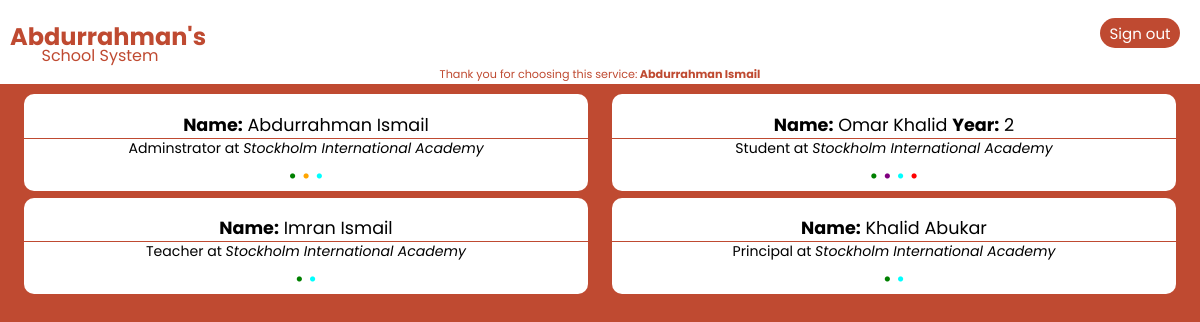
Page /database (signed in) on the committed database.
### webserver.py (models this page shows)
class User(UserMixin, db.Model):
    id = db.Column(db.Integer, primary_key=True)
    name = db.Column(db.String(50), unique=True)
    password = db.Column(db.Integer)
    date_created = db.Column(db.DateTime, default=datetime.now)
    online = db.Column(db.Boolean, default=False)
    year = db.Column(db.String(1))
    school = db.Column(db.String(50))
    admin = db.Column(db.Boolean, default=False)
    teacher = db.Column(db.Boolean, default=False)
    principal = db.Column(db.Boolean, default=False)
    verified = db.Column(db.Boolean, default=False)

### webserver.py (the view)
@app.route('/database')
def get_users():
    users = User.query.order_by(User.id).all()
    return render_template("users.html", users=users)

### webserver.py (called while the page is built)
@login_manager.user_loader
def get_user(ident):
  return User.query.get(int(ident))

### templates/users.html (shortened to what this page needs)
<!DOCTYPE html>
<html lang="en" dir="ltr">
  <head>
    <link rel="stylesheet" href="{{ url_for('static', filename='styles/style.css') }}">
  </head>
  <body>
    {% include "navbar.html" %}
    {% for user in users %}
    {% if user.school == current_user.school %}
      <div class="ur" style="animation: slide-to-left 2s 1; float: left; margin-bottom: 7px;">
        {% if user.admin == true %}
          <p style="margin-bottom: -5px; border-bottom: 1px solid #bf4a31;"><strong>Name:</strong> {{ user.name }}</p>
          <a style="color: black; font-size: 80%;">Adminstrator at <i>{{ user.school }}</i></a>
          <br>
        {% elif user.teacher == true %}
          <p style="margin-bottom: -5px; border-bottom: 1px solid #bf4a31;"><strong>Name:</strong> {{ user.name }}</p>
          <a style="color: black; font-size: 80%;">Teacher at <i>{{ user.school }}</i></a>
          <br>
        {% elif user.principal == true %}
          <p style="margin-bottom: -5px; border-bottom: 1px solid #bf4a31;"><strong>Name:</strong> {{ user.name }}</p>
          <a style="color: black; font-size: 80%;">Principal at <i>{{ user.school }}</i></a>
          <br>
        {% elif user.verified %}
          <p style="margin-bottom: -5px; border-bottom: 1px solid #bf4a31;"><strong>Name:</strong> {{ user.name }} <strong>Year:</strong> {{ user.year }}</p>
          <a style="color: black; font-size: 80%;">Student at <i>{{ user.school }}</i></a>
          <br>
        {% else %}
          <p style="margin-bottom: -5px; border-bottom: 1px solid #bf4a31;"><strong>Name:</strong> {{ user.name }} <strong>Year:</strong> {{ user.year }}</p>
          <a style="color: black; font-size: 80%;">Applying for <i>{{ user.school }}</i></a>
          <br>
        {% endif %}
        {% if user.verified %}
          <a style="color: green; font-size: 120%;">•</a>
          {% if user.admin == False and current_user.admin == True and user.teacher == False  and user.principal == False %}
          <a style="color: purple; font-size: 120%;" href="unverify/{{ user.id }}">•</a>
          {% endif %}
        {% elif user.admin == False and current_user.admin == True and user.teacher == False  and user.principal == False %}
          <a style="color: purple; font-size: 120%;" href="verify/{{ user.id }}">•</a>
        {% endif %}
        {% if current_user.name == user.name %}
          <a style="color: orange; font-size: 120%;">•</a>
        {% endif %}
        {% if current_user.admin == True %}
          {% if user.verified %}
            <a href="user/{{ user.name }}" style="color: aqua; font-size: 120%;">•</a>
          {% endif %}
        {% endif %}
        {% if current_user.admin == True %}
          {% if not user.name == current_user.name and user.teacher == False and user.principal == False %}
            <a href="delete/{{ user.id }}" style="color: red; font-size: 120%;">•</a>
          {% endif %}
        {% endif %}
        <br>
      </div>
    {% endif %}
    {% endfor %}
  </body>
</html>

### templates/navbar.html (shortened to what this page needs)
<!DOCTYPE html>
<html lang="en" dir="ltr">
  <head>
    <link rel="stylesheet" href="{{ url_for('static', filename='styles/style.css') }}">
  </head>
  <body>
    <div class="nb">
      <p class="lt"><strong>Abdurrahman's</strong></p><p style="float:left; margin-top: -35px; text-align: center; width: 200px; color: #bf4a31;">School System</p>
      {% if current_user.is_authenticated == False %}
        <button class="lrb" type="button" name="button"><a href="authorize">Sign in</a></button>
      {% else %}
        <button class="lrb" type="button" name="button"><a href="unauthorize/{{ current_user.name }}/{{ current_user.id }}" method="POST">Sign out</a></button>
        <p style="float: right; margin-top: -18px; text-align: center; font-size: 70%; width: 100%; color: #bf4a31;">Thank you for choosing this service:<strong> {{ current_user.name }}</strong></p>
      {% endif %}
    </div>
  </body>
</html>

### static/styles/style.css (style rules this page uses)
body { position: relative; padding: 0; margin: 0; height: auto; width: 100%; font-family: 'Poppins', sans-serif; background-color: #bf4a31; }
a { text-decoration: none; text-decoration-style: none; color: #bf4a31; }
.nb { margin-top: -25px; height: 85px; background-color: white; }
.lt { padding-top: 20px; padding-left: 10px; font-size: 150%; color: #bf4a31; }
.lrb { margin-right: 20px; width: 80px; height: 30px; float: right; margin-top: -60px; border: 0; background-color: #bf4a31; color: white; font-family: 'Poppins', sans-serif; font-size: 15px; border-radius: 20px; }
.lrb a { color: white; }
.ur { margin-left: 2%; width: 47%; height: auto; background-color: white; text-align: center; font-size: 110%; border-radius: 10px; }

### rows in the picture
User: name "Abdurrahman Ismail", school "Stockholm International Academy"
User: name "Omar Khalid", year "2", school "Stockholm International Academy"
User: name "Imran Ismail", school "Stockholm International Academy"
User: name "Khalid Abukar", school "Stockholm International Academy"
